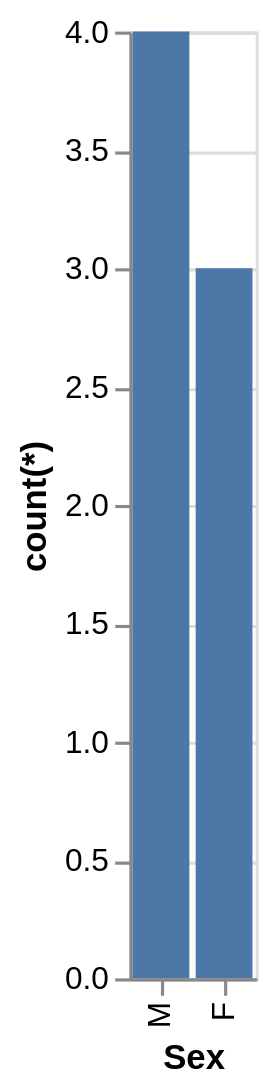

The Vega-Lite source for this figure:
### Vega-Lite specification from a JSON file in a GitHub repository (floating-point values rounded to 4 significant figures)
{"data": {"values": [{"x_data": "M", "y_data": 4}, {"x_data": "F", "y_data": 3}]}, "mark": "bar", "encoding": {"x": {"field": "x_data", "type": "nominal", "title": "Sex", "sort": {"op": "sum", "field": "y_data", "order": "descending"}}, "y": {"field": "y_data", "type": "quantitative", "title": "count(*)"}}}
